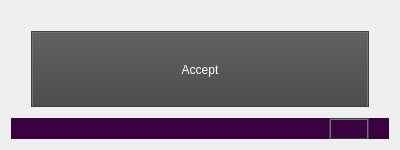
<?xml version="1.0" encoding="UTF-8"?>
<ui version="4.0">
 <class>simpleUI</class>
 <widget class="QWidget" name="simpleUI">
  <property name="geometry">
   <rect>
    <x>0</x>
    <y>0</y>
    <width>400</width>
    <height>150</height>
   </rect>
  </property>
  <property name="maximumSize">
   <size>
    <width>400</width>
    <height>150</height>
   </size>
  </property>
  <property name="font">
   <font>
    <family>Arial</family>
   </font>
  </property>
  <property name="windowTitle">
   <string>simpleUI</string>
  </property>
  <property name="windowIcon">
   <iconset resource="../simpleUI.qrc">
    <normaloff>:/accept/img/btn_accept.png</normaloff>
    <normalon>:/accept/img/btn_accept.png</normalon>:/accept/img/btn_accept.png</iconset>
  </property>
  <property name="autoFillBackground">
   <bool>true</bool>
  </property>
  <property name="styleSheet">
   <string notr="true">/*
ElegantDark Style Sheet for QT Applications
Author: Jaime A. Quiroga P.
Company: GTRONICK
Last updated: 17/04/2018
Available at: https://github.com/GTRONICK/QSS/blob/master/ElegantDark.qss
*/
QMainWindow {
	background-color: rgb(40, 40, 40);
}
QTextEdit {
	background-color:rgb(42, 42, 42);
	color: rgb(0, 255, 0);
}
QPushButton{
	border-style: outset;
	border-width: 2px;
	border-top-color: qlineargradient(spread:pad, x1:0.5, y1:0.6, x2:0.5, y2:0.4, stop:0 rgba(115, 115, 115, 255), stop:1 rgba(62, 62, 62, 255));
	border-right-color: qlineargradient(spread:pad, x1:0.4, y1:0.5, x2:0.6, y2:0.5, stop:0 rgba(115, 115, 115, 255), stop:1 rgba(62, 62, 62, 255));
	border-left-color: qlineargradient(spread:pad, x1:0.6, y1:0.5, x2:0.4, y2:0.5, stop:0 rgba(115, 115, 115, 255), stop:1 rgba(62, 62, 62, 255));
	border-bottom-color: rgb(58, 58, 58);
	border-bottom-width: 1px;
	border-style: solid;
	color: rgb(255, 255, 255);
	padding: 2px;
	background-color: qlineargradient(spread:pad, x1:0.5, y1:1, x2:0.5, y2:0, stop:0 rgba(77, 77, 77, 255), stop:1 rgba(97, 97, 97, 255));
}
QPushButton:hover{
	border-style: outset;
	border-width: 2px;
	border-top-color: qlineargradient(spread:pad, x1:0.5, y1:0.6, x2:0.5, y2:0.4, stop:0 rgba(180, 180, 180, 255), stop:1 rgba(110, 110, 110, 255));
	border-right-color: qlineargradient(spread:pad, x1:0.4, y1:0.5, x2:0.6, y2:0.5, stop:0 rgba(180, 180, 180, 255), stop:1 rgba(110, 110, 110, 255));
	border-left-color: qlineargradient(spread:pad, x1:0.6, y1:0.5, x2:0.4, y2:0.5, stop:0 rgba(180, 180, 180, 255), stop:1 rgba(110, 110, 110, 255));
	border-bottom-color: rgb(115, 115, 115);
	border-bottom-width: 1px;
	border-style: solid;
	color: rgb(255, 255, 255);
	padding: 2px;
	background-color: qlineargradient(spread:pad, x1:0.5, y1:1, x2:0.5, y2:0, stop:0 rgba(107, 107, 107, 255), stop:1 rgba(157, 157, 157, 255));
}
QPushButton:pressed{
	border-style: outset;
	border-width: 2px;
	border-top-color: qlineargradient(spread:pad, x1:0.5, y1:0.6, x2:0.5, y2:0.4, stop:0 rgba(62, 62, 62, 255), stop:1 rgba(22, 22, 22, 255));
	border-right-color: qlineargradient(spread:pad, x1:0.4, y1:0.5, x2:0.6, y2:0.5, stop:0 rgba(115, 115, 115, 255), stop:1 rgba(62, 62, 62, 255));
	border-left-color: qlineargradient(spread:pad, x1:0.6, y1:0.5, x2:0.4, y2:0.5, stop:0 rgba(115, 115, 115, 255), stop:1 rgba(62, 62, 62, 255));
	border-bottom-color: rgb(58, 58, 58);
	border-bottom-width: 1px;
	border-style: solid;
	color: rgb(255, 255, 255);
	padding: 2px;
	background-color: qlineargradient(spread:pad, x1:0.5, y1:1, x2:0.5, y2:0, stop:0 rgba(77, 77, 77, 255), stop:1 rgba(97, 97, 97, 255));
}
QPushButton:disabled{
	border-style: outset;
	border-width: 2px;
	border-top-color: qlineargradient(spread:pad, x1:0.5, y1:0.6, x2:0.5, y2:0.4, stop:0 rgba(115, 115, 115, 255), stop:1 rgba(62, 62, 62, 255));
	border-right-color: qlineargradient(spread:pad, x1:0.4, y1:0.5, x2:0.6, y2:0.5, stop:0 rgba(115, 115, 115, 255), stop:1 rgba(62, 62, 62, 255));
	border-left-color: qlineargradient(spread:pad, x1:0.6, y1:0.5, x2:0.4, y2:0.5, stop:0 rgba(115, 115, 115, 255), stop:1 rgba(62, 62, 62, 255));
	border-bottom-color: rgb(58, 58, 58);
	border-bottom-width: 1px;
	border-style: solid;
	color: rgb(0, 0, 0);
	padding: 2px;
	background-color: qlineargradient(spread:pad, x1:0.5, y1:1, x2:0.5, y2:0, stop:0 rgba(57, 57, 57, 255), stop:1 rgba(77, 77, 77, 255));
}
QLineEdit {
	border-width: 1px; border-radius: 4px;
	border-color: rgb(58, 58, 58);
	border-style: inset;
	padding: 0 8px;
	color: rgb(255, 255, 255);
	background:rgb(100, 100, 100);
	selection-background-color: rgb(187, 187, 187);
	selection-color: rgb(60, 63, 65);
}
QLabel {
	color:rgb(255,255,255);	
}
QProgressBar {
	text-align: center;
	color: rgb(240, 240, 240);
	border-width: 1px; 
	border-radius: 10px;
	border-color: rgb(58, 58, 58);
	border-style: inset;
	background-color:rgb(77,77,77);
}
QProgressBar::chunk {
	background-color: qlineargradient(spread:pad, x1:0.5, y1:0.7, x2:0.5, y2:0.3, stop:0 rgba(87, 97, 106, 255), stop:1 rgba(93, 103, 113, 255));
	border-radius: 5px;
}
QMenuBar {
	background:rgb(82, 82, 82);
}
QMenuBar::item {
	color:rgb(223,219,210);
	spacing: 3px;
	padding: 1px 4px;
	background: transparent;
}

QMenuBar::item:selected {
	background:rgb(115, 115, 115);
}
QMenu::item:selected {
	color:rgb(255,255,255);
	border-width:2px;
	border-style:solid;
	padding-left:18px;
	padding-right:8px;
	padding-top:2px;
	padding-bottom:3px;
	background:qlineargradient(spread:pad, x1:0.5, y1:0.7, x2:0.5, y2:0.3, stop:0 rgba(87, 97, 106, 255), stop:1 rgba(93, 103, 113, 255));
	border-top-color: qlineargradient(spread:pad, x1:0.5, y1:0.6, x2:0.5, y2:0.4, stop:0 rgba(115, 115, 115, 255), stop:1 rgba(62, 62, 62, 255));
	border-right-color: qlineargradient(spread:pad, x1:0.4, y1:0.5, x2:0.6, y2:0.5, stop:0 rgba(115, 115, 115, 255), stop:1 rgba(62, 62, 62, 255));
	border-left-color: qlineargradient(spread:pad, x1:0.6, y1:0.5, x2:0.4, y2:0.5, stop:0 rgba(115, 115, 115, 255), stop:1 rgba(62, 62, 62, 255));
	border-bottom-color: rgb(58, 58, 58);
	border-bottom-width: 1px;
}
QMenu::item {
	color:rgb(223,219,210);
	background-color:rgb(78,78,78);
	padding-left:20px;
	padding-top:4px;
	padding-bottom:4px;
	padding-right:10px;
}
QMenu{
	background-color:rgb(78,78,78);
}
QTabWidget {
	color:rgb(0,0,0);
	background-color:rgb(247,246,246);
}
QTabWidget::pane {
		border-color: rgb(77,77,77);
		background-color:rgb(101,101,101);
		border-style: solid;
		border-width: 1px;
    	border-radius: 6px;
}
QTabBar::tab {
	padding:2px;
	color:rgb(250,250,250);
  	background-color: qlineargradient(spread:pad, x1:0.5, y1:1, x2:0.5, y2:0, stop:0 rgba(77, 77, 77, 255), stop:1 rgba(97, 97, 97, 255));
	border-style: solid;
	border-width: 2px;
  	border-top-right-radius:4px;
   border-top-left-radius:4px;
	border-top-color: qlineargradient(spread:pad, x1:0.5, y1:0.6, x2:0.5, y2:0.4, stop:0 rgba(115, 115, 115, 255), stop:1 rgba(95, 92, 93, 255));
	border-right-color: qlineargradient(spread:pad, x1:0.4, y1:0.5, x2:0.6, y2:0.5, stop:0 rgba(115, 115, 115, 255), stop:1 rgba(95, 92, 93, 255));
	border-left-color: qlineargradient(spread:pad, x1:0.6, y1:0.5, x2:0.4, y2:0.5, stop:0 rgba(115, 115, 115, 255), stop:1 rgba(95, 92, 93, 255));
	border-bottom-color: rgb(101,101,101);
}
QTabBar::tab:selected, QTabBar::tab:last:selected, QTabBar::tab:hover {
  	background-color:rgb(101,101,101);
  	margin-left: 0px;
  	margin-right: 1px;
}
QTabBar::tab:!selected {
    	margin-top: 1px;
		margin-right: 1px;
}
QCheckBox {
	color:rgb(223,219,210);
	padding: 2px;
}
QCheckBox:hover {
	border-radius:4px;
	border-style:solid;
	padding-left: 1px;
	padding-right: 1px;
	padding-bottom: 1px;
	padding-top: 1px;
	border-width:1px;
	border-color: rgb(87, 97, 106);
	background-color:qlineargradient(spread:pad, x1:0.5, y1:0.7, x2:0.5, y2:0.3, stop:0 rgba(87, 97, 106, 150), stop:1 rgba(93, 103, 113, 150));
}
QCheckBox::indicator:checked {
	border-radius:4px;
	border-style:solid;
	border-width:1px;
	border-color: rgb(180,180,180);
  	background-color:qlineargradient(spread:pad, x1:0.5, y1:0.7, x2:0.5, y2:0.3, stop:0 rgba(87, 97, 106, 255), stop:1 rgba(93, 103, 113, 255));
}
QCheckBox::indicator:unchecked {
	border-radius:4px;
	border-style:solid;
	border-width:1px;
	border-color: rgb(87, 97, 106);
  	background-color:rgb(255,255,255);
}
QStatusBar {
	color:rgb(240,240,240);
}</string>
  </property>
  <layout class="QVBoxLayout" name="verticalLayout" stretch="2,1,0">
   <property name="spacing">
    <number>-1</number>
   </property>
   <item>
    <layout class="QHBoxLayout" name="main">
     <property name="spacing">
      <number>0</number>
     </property>
     <property name="leftMargin">
      <number>20</number>
     </property>
     <property name="topMargin">
      <number>20</number>
     </property>
     <property name="rightMargin">
      <number>20</number>
     </property>
     <item>
      <widget class="QPushButton" name="btnAccept">
       <property name="enabled">
        <bool>true</bool>
       </property>
       <property name="sizePolicy">
        <sizepolicy hsizetype="Preferred" vsizetype="MinimumExpanding">
         <horstretch>0</horstretch>
         <verstretch>0</verstretch>
        </sizepolicy>
       </property>
       <property name="toolTip">
        <string>Accept: accept the process</string>
       </property>
       <property name="layoutDirection">
        <enum>Qt::LeftToRight</enum>
       </property>
       <property name="text">
        <string>Accept</string>
       </property>
       <property name="icon">
        <iconset resource="../simpleUI.qrc">
         <normaloff>:/accept/img/btn_accept.png</normaloff>:/accept/img/btn_accept.png</iconset>
       </property>
       <property name="iconSize">
        <size>
         <width>20</width>
         <height>20</height>
        </size>
       </property>
      </widget>
     </item>
    </layout>
   </item>
   <item>
    <spacer name="verticalSpacer">
     <property name="orientation">
      <enum>Qt::Vertical</enum>
     </property>
     <property name="sizeType">
      <enum>QSizePolicy::Maximum</enum>
     </property>
     <property name="sizeHint" stdset="0">
      <size>
       <width>20</width>
       <height>5</height>
      </size>
     </property>
    </spacer>
   </item>
   <item>
    <widget class="QWidget" name="wgFooter" native="true">
     <property name="maximumSize">
      <size>
       <width>16777215</width>
       <height>100</height>
      </size>
     </property>
     <property name="styleSheet">
      <string notr="true">background-color: rgb(59, 0, 64);</string>
     </property>
     <layout class="QHBoxLayout" name="layFooter">
      <property name="leftMargin">
       <number>20</number>
      </property>
      <property name="topMargin">
       <number>0</number>
      </property>
      <property name="rightMargin">
       <number>20</number>
      </property>
      <property name="bottomMargin">
       <number>0</number>
      </property>
      <item>
       <spacer name="horizontalSpacer">
        <property name="orientation">
         <enum>Qt::Horizontal</enum>
        </property>
        <property name="sizeHint" stdset="0">
         <size>
          <width>40</width>
          <height>20</height>
         </size>
        </property>
       </spacer>
      </item>
      <item>
       <widget class="QPushButton" name="btnHelp">
        <property name="toolTip">
         <string>Help (press H)</string>
        </property>
        <property name="text">
         <string/>
        </property>
        <property name="icon">
         <iconset resource="../simpleUI.qrc">
          <normaloff>:/accept/img/btn_help.png</normaloff>:/accept/img/btn_help.png</iconset>
        </property>
        <property name="iconSize">
         <size>
          <width>16</width>
          <height>16</height>
         </size>
        </property>
        <property name="shortcut">
         <string>H</string>
        </property>
       </widget>
      </item>
     </layout>
    </widget>
   </item>
  </layout>
 </widget>
 <resources>
  <include location="../simpleUI.qrc"/>
 </resources>
 <connections/>
</ui>
